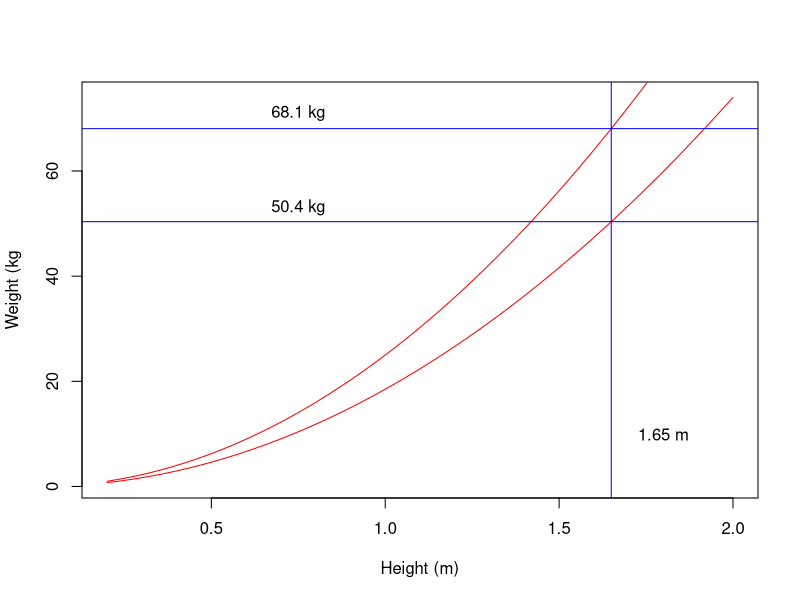

This chart was generated by the following R code:
## ---- chunk 1
y1 <- function(x) 18.5*x^2
y2 <- function(x) 25*x^2
curve(y1, 0.2, 2, col = "red", xlab = "Height (m)", ylab = "Weight (kg")
curve(y2, 0.2, 2, col = "red", add = T)
abline(v = 1.65, col = "blue")
abline(h = 25*1.65^2, col = "blue")
abline(h = 18.5*1.65^2, col = "blue")
text(1.8,10,"1.65 m")
text(0.75, 53, "50.4 kg")
text(0.75, 71, "68.1 kg")
lower <- 50.4
upper <- 68.1
